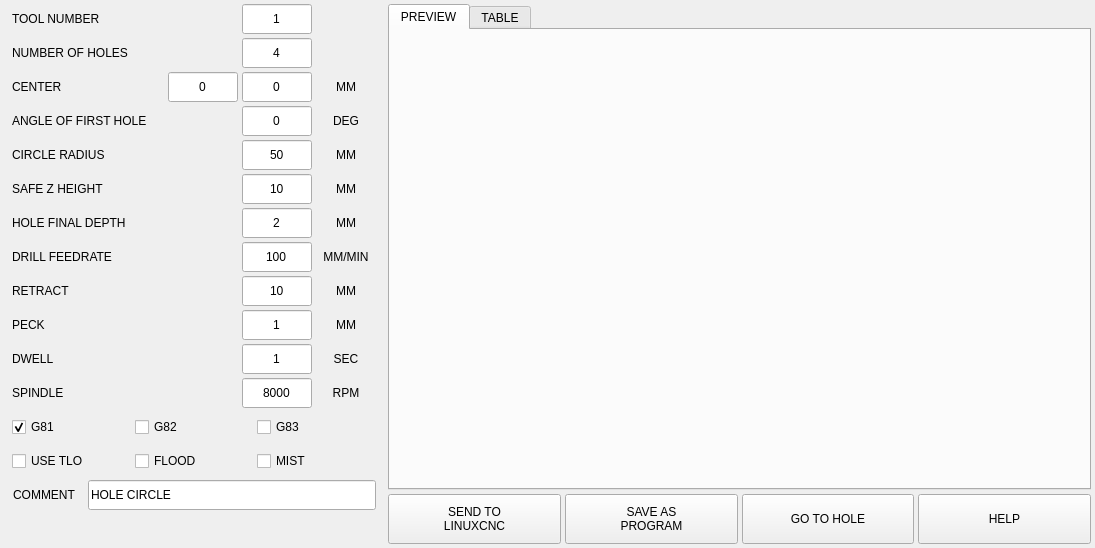
<?xml version="1.0" encoding="UTF-8"?>
<ui version="4.0">
 <class>Form</class>
 <widget class="QWidget" name="Form">
  <property name="geometry">
   <rect>
    <x>0</x>
    <y>0</y>
    <width>1095</width>
    <height>548</height>
   </rect>
  </property>
  <property name="windowTitle">
   <string>Form</string>
  </property>
  <layout class="QHBoxLayout" name="horizontalLayout_14" stretch="0,1">
   <property name="spacing">
    <number>4</number>
   </property>
   <property name="leftMargin">
    <number>0</number>
   </property>
   <property name="topMargin">
    <number>0</number>
   </property>
   <property name="rightMargin">
    <number>0</number>
   </property>
   <property name="bottomMargin">
    <number>0</number>
   </property>
   <item>
    <widget class="QWidget" name="widget_parameters" native="true">
     <property name="minimumSize">
      <size>
       <width>380</width>
       <height>0</height>
      </size>
     </property>
     <property name="maximumSize">
      <size>
       <width>380</width>
       <height>16777215</height>
      </size>
     </property>
     <layout class="QVBoxLayout" name="verticalLayout">
      <property name="spacing">
       <number>4</number>
      </property>
      <property name="leftMargin">
       <number>4</number>
      </property>
      <property name="topMargin">
       <number>4</number>
      </property>
      <property name="rightMargin">
       <number>4</number>
      </property>
      <property name="bottomMargin">
       <number>4</number>
      </property>
      <item>
       <layout class="QHBoxLayout" name="horizontalLayout_6">
        <property name="spacing">
         <number>4</number>
        </property>
        <property name="topMargin">
         <number>0</number>
        </property>
        <item>
         <widget class="QLabel" name="lbl_tool">
          <property name="minimumSize">
           <size>
            <width>0</width>
            <height>0</height>
           </size>
          </property>
          <property name="maximumSize">
           <size>
            <width>16777215</width>
            <height>16777215</height>
           </size>
          </property>
          <property name="text">
           <string>TOOL NUMBER</string>
          </property>
          <property name="indent">
           <number>8</number>
          </property>
         </widget>
        </item>
        <item>
         <widget class="QLineEdit" name="lineEdit_tool">
          <property name="sizePolicy">
           <sizepolicy hsizetype="Preferred" vsizetype="Preferred">
            <horstretch>0</horstretch>
            <verstretch>0</verstretch>
           </sizepolicy>
          </property>
          <property name="minimumSize">
           <size>
            <width>70</width>
            <height>30</height>
           </size>
          </property>
          <property name="maximumSize">
           <size>
            <width>70</width>
            <height>30</height>
           </size>
          </property>
          <property name="focusPolicy">
           <enum>Qt::ClickFocus</enum>
          </property>
          <property name="text">
           <string>1</string>
          </property>
          <property name="maxLength">
           <number>8</number>
          </property>
          <property name="alignment">
           <set>Qt::AlignCenter</set>
          </property>
         </widget>
        </item>
        <item>
         <widget class="QLabel" name="label_2">
          <property name="minimumSize">
           <size>
            <width>60</width>
            <height>24</height>
           </size>
          </property>
          <property name="maximumSize">
           <size>
            <width>60</width>
            <height>16777215</height>
           </size>
          </property>
          <property name="text">
           <string/>
          </property>
         </widget>
        </item>
       </layout>
      </item>
      <item>
       <layout class="QHBoxLayout" name="horizontalLayout_3">
        <property name="spacing">
         <number>4</number>
        </property>
        <property name="topMargin">
         <number>0</number>
        </property>
        <item>
         <widget class="QLabel" name="lbl_num_holes">
          <property name="minimumSize">
           <size>
            <width>0</width>
            <height>0</height>
           </size>
          </property>
          <property name="maximumSize">
           <size>
            <width>16777215</width>
            <height>16777215</height>
           </size>
          </property>
          <property name="text">
           <string>NUMBER OF HOLES</string>
          </property>
          <property name="indent">
           <number>8</number>
          </property>
         </widget>
        </item>
        <item>
         <widget class="QLineEdit" name="lineEdit_num_holes">
          <property name="sizePolicy">
           <sizepolicy hsizetype="Preferred" vsizetype="Preferred">
            <horstretch>0</horstretch>
            <verstretch>0</verstretch>
           </sizepolicy>
          </property>
          <property name="minimumSize">
           <size>
            <width>70</width>
            <height>30</height>
           </size>
          </property>
          <property name="maximumSize">
           <size>
            <width>70</width>
            <height>30</height>
           </size>
          </property>
          <property name="focusPolicy">
           <enum>Qt::ClickFocus</enum>
          </property>
          <property name="text">
           <string>4</string>
          </property>
          <property name="maxLength">
           <number>5</number>
          </property>
          <property name="alignment">
           <set>Qt::AlignCenter</set>
          </property>
         </widget>
        </item>
        <item>
         <widget class="QLabel" name="lbl_num_holes_2">
          <property name="sizePolicy">
           <sizepolicy hsizetype="Preferred" vsizetype="Preferred">
            <horstretch>0</horstretch>
            <verstretch>0</verstretch>
           </sizepolicy>
          </property>
          <property name="minimumSize">
           <size>
            <width>60</width>
            <height>24</height>
           </size>
          </property>
          <property name="maximumSize">
           <size>
            <width>60</width>
            <height>24</height>
           </size>
          </property>
          <property name="text">
           <string/>
          </property>
          <property name="scaledContents">
           <bool>true</bool>
          </property>
          <property name="alignment">
           <set>Qt::AlignCenter</set>
          </property>
         </widget>
        </item>
       </layout>
      </item>
      <item>
       <layout class="QHBoxLayout" name="horizontalLayout">
        <property name="spacing">
         <number>4</number>
        </property>
        <property name="topMargin">
         <number>0</number>
        </property>
        <item>
         <widget class="QLabel" name="label">
          <property name="minimumSize">
           <size>
            <width>0</width>
            <height>0</height>
           </size>
          </property>
          <property name="maximumSize">
           <size>
            <width>160</width>
            <height>16777215</height>
           </size>
          </property>
          <property name="text">
           <string>CENTER</string>
          </property>
          <property name="indent">
           <number>8</number>
          </property>
         </widget>
        </item>
        <item>
         <widget class="QLineEdit" name="lineEdit_center_x">
          <property name="sizePolicy">
           <sizepolicy hsizetype="Preferred" vsizetype="Preferred">
            <horstretch>0</horstretch>
            <verstretch>0</verstretch>
           </sizepolicy>
          </property>
          <property name="minimumSize">
           <size>
            <width>70</width>
            <height>30</height>
           </size>
          </property>
          <property name="maximumSize">
           <size>
            <width>70</width>
            <height>30</height>
           </size>
          </property>
          <property name="focusPolicy">
           <enum>Qt::ClickFocus</enum>
          </property>
          <property name="text">
           <string>0</string>
          </property>
          <property name="alignment">
           <set>Qt::AlignCenter</set>
          </property>
         </widget>
        </item>
        <item>
         <widget class="QLineEdit" name="lineEdit_center_y">
          <property name="sizePolicy">
           <sizepolicy hsizetype="Preferred" vsizetype="Preferred">
            <horstretch>0</horstretch>
            <verstretch>0</verstretch>
           </sizepolicy>
          </property>
          <property name="minimumSize">
           <size>
            <width>70</width>
            <height>30</height>
           </size>
          </property>
          <property name="maximumSize">
           <size>
            <width>70</width>
            <height>30</height>
           </size>
          </property>
          <property name="focusPolicy">
           <enum>Qt::ClickFocus</enum>
          </property>
          <property name="text">
           <string>0</string>
          </property>
          <property name="alignment">
           <set>Qt::AlignCenter</set>
          </property>
         </widget>
        </item>
        <item>
         <widget class="QLabel" name="lbl_center_unit">
          <property name="minimumSize">
           <size>
            <width>60</width>
            <height>24</height>
           </size>
          </property>
          <property name="maximumSize">
           <size>
            <width>60</width>
            <height>24</height>
           </size>
          </property>
          <property name="text">
           <string>MM</string>
          </property>
          <property name="alignment">
           <set>Qt::AlignCenter</set>
          </property>
         </widget>
        </item>
       </layout>
      </item>
      <item>
       <layout class="QHBoxLayout" name="horizontalLayout_16">
        <property name="spacing">
         <number>4</number>
        </property>
        <property name="topMargin">
         <number>0</number>
        </property>
        <item>
         <widget class="QLabel" name="lbl_first">
          <property name="minimumSize">
           <size>
            <width>0</width>
            <height>0</height>
           </size>
          </property>
          <property name="maximumSize">
           <size>
            <width>16777215</width>
            <height>16777215</height>
           </size>
          </property>
          <property name="toolTip">
           <string>Tool to use for facing</string>
          </property>
          <property name="text">
           <string>ANGLE OF FIRST HOLE</string>
          </property>
          <property name="indent">
           <number>8</number>
          </property>
         </widget>
        </item>
        <item>
         <widget class="QLineEdit" name="lineEdit_first">
          <property name="sizePolicy">
           <sizepolicy hsizetype="Preferred" vsizetype="Preferred">
            <horstretch>0</horstretch>
            <verstretch>0</verstretch>
           </sizepolicy>
          </property>
          <property name="minimumSize">
           <size>
            <width>70</width>
            <height>30</height>
           </size>
          </property>
          <property name="maximumSize">
           <size>
            <width>70</width>
            <height>30</height>
           </size>
          </property>
          <property name="focusPolicy">
           <enum>Qt::ClickFocus</enum>
          </property>
          <property name="toolTip">
           <string/>
          </property>
          <property name="text">
           <string>0</string>
          </property>
          <property name="maxLength">
           <number>6</number>
          </property>
          <property name="alignment">
           <set>Qt::AlignCenter</set>
          </property>
         </widget>
        </item>
        <item>
         <widget class="QLabel" name="lbl_first_unit">
          <property name="sizePolicy">
           <sizepolicy hsizetype="Preferred" vsizetype="Preferred">
            <horstretch>0</horstretch>
            <verstretch>0</verstretch>
           </sizepolicy>
          </property>
          <property name="minimumSize">
           <size>
            <width>60</width>
            <height>24</height>
           </size>
          </property>
          <property name="maximumSize">
           <size>
            <width>60</width>
            <height>24</height>
           </size>
          </property>
          <property name="text">
           <string>DEG</string>
          </property>
          <property name="scaledContents">
           <bool>true</bool>
          </property>
          <property name="alignment">
           <set>Qt::AlignCenter</set>
          </property>
         </widget>
        </item>
       </layout>
      </item>
      <item>
       <layout class="QHBoxLayout" name="horizontalLayout_7">
        <property name="spacing">
         <number>4</number>
        </property>
        <property name="topMargin">
         <number>0</number>
        </property>
        <item>
         <widget class="QLabel" name="lbl_radius">
          <property name="minimumSize">
           <size>
            <width>0</width>
            <height>0</height>
           </size>
          </property>
          <property name="maximumSize">
           <size>
            <width>16777215</width>
            <height>16777215</height>
           </size>
          </property>
          <property name="text">
           <string>CIRCLE RADIUS</string>
          </property>
          <property name="indent">
           <number>8</number>
          </property>
         </widget>
        </item>
        <item>
         <widget class="QLineEdit" name="lineEdit_radius">
          <property name="sizePolicy">
           <sizepolicy hsizetype="Preferred" vsizetype="Preferred">
            <horstretch>0</horstretch>
            <verstretch>0</verstretch>
           </sizepolicy>
          </property>
          <property name="minimumSize">
           <size>
            <width>70</width>
            <height>30</height>
           </size>
          </property>
          <property name="maximumSize">
           <size>
            <width>70</width>
            <height>30</height>
           </size>
          </property>
          <property name="focusPolicy">
           <enum>Qt::ClickFocus</enum>
          </property>
          <property name="text">
           <string>50</string>
          </property>
          <property name="maxLength">
           <number>6</number>
          </property>
          <property name="alignment">
           <set>Qt::AlignCenter</set>
          </property>
         </widget>
        </item>
        <item>
         <widget class="QLabel" name="lbl_radius_unit">
          <property name="sizePolicy">
           <sizepolicy hsizetype="Preferred" vsizetype="Preferred">
            <horstretch>0</horstretch>
            <verstretch>0</verstretch>
           </sizepolicy>
          </property>
          <property name="minimumSize">
           <size>
            <width>60</width>
            <height>24</height>
           </size>
          </property>
          <property name="maximumSize">
           <size>
            <width>60</width>
            <height>24</height>
           </size>
          </property>
          <property name="text">
           <string>MM</string>
          </property>
          <property name="scaledContents">
           <bool>true</bool>
          </property>
          <property name="alignment">
           <set>Qt::AlignCenter</set>
          </property>
         </widget>
        </item>
       </layout>
      </item>
      <item>
       <layout class="QHBoxLayout" name="horizontalLayout_8">
        <property name="spacing">
         <number>4</number>
        </property>
        <property name="topMargin">
         <number>0</number>
        </property>
        <item>
         <widget class="QLabel" name="lbl_safe_z">
          <property name="minimumSize">
           <size>
            <width>0</width>
            <height>0</height>
           </size>
          </property>
          <property name="maximumSize">
           <size>
            <width>16777215</width>
            <height>16777215</height>
           </size>
          </property>
          <property name="text">
           <string>SAFE Z HEIGHT</string>
          </property>
          <property name="indent">
           <number>8</number>
          </property>
         </widget>
        </item>
        <item>
         <widget class="QLineEdit" name="lineEdit_safe_z">
          <property name="sizePolicy">
           <sizepolicy hsizetype="Preferred" vsizetype="Preferred">
            <horstretch>0</horstretch>
            <verstretch>0</verstretch>
           </sizepolicy>
          </property>
          <property name="minimumSize">
           <size>
            <width>70</width>
            <height>30</height>
           </size>
          </property>
          <property name="maximumSize">
           <size>
            <width>70</width>
            <height>30</height>
           </size>
          </property>
          <property name="focusPolicy">
           <enum>Qt::ClickFocus</enum>
          </property>
          <property name="text">
           <string>10</string>
          </property>
          <property name="maxLength">
           <number>4</number>
          </property>
          <property name="alignment">
           <set>Qt::AlignCenter</set>
          </property>
         </widget>
        </item>
        <item>
         <widget class="QLabel" name="lbl_safe_z_unit">
          <property name="sizePolicy">
           <sizepolicy hsizetype="Preferred" vsizetype="Preferred">
            <horstretch>0</horstretch>
            <verstretch>0</verstretch>
           </sizepolicy>
          </property>
          <property name="minimumSize">
           <size>
            <width>60</width>
            <height>24</height>
           </size>
          </property>
          <property name="maximumSize">
           <size>
            <width>60</width>
            <height>24</height>
           </size>
          </property>
          <property name="text">
           <string>MM</string>
          </property>
          <property name="scaledContents">
           <bool>true</bool>
          </property>
          <property name="alignment">
           <set>Qt::AlignCenter</set>
          </property>
         </widget>
        </item>
       </layout>
      </item>
      <item>
       <layout class="QHBoxLayout" name="horizontalLayout_11">
        <property name="spacing">
         <number>4</number>
        </property>
        <property name="topMargin">
         <number>0</number>
        </property>
        <item>
         <widget class="QLabel" name="lbl_depth">
          <property name="minimumSize">
           <size>
            <width>0</width>
            <height>0</height>
           </size>
          </property>
          <property name="maximumSize">
           <size>
            <width>16777215</width>
            <height>16777215</height>
           </size>
          </property>
          <property name="text">
           <string>HOLE FINAL DEPTH</string>
          </property>
          <property name="indent">
           <number>8</number>
          </property>
         </widget>
        </item>
        <item>
         <widget class="QLineEdit" name="lineEdit_depth">
          <property name="sizePolicy">
           <sizepolicy hsizetype="Preferred" vsizetype="Preferred">
            <horstretch>0</horstretch>
            <verstretch>0</verstretch>
           </sizepolicy>
          </property>
          <property name="minimumSize">
           <size>
            <width>70</width>
            <height>30</height>
           </size>
          </property>
          <property name="maximumSize">
           <size>
            <width>70</width>
            <height>30</height>
           </size>
          </property>
          <property name="focusPolicy">
           <enum>Qt::ClickFocus</enum>
          </property>
          <property name="text">
           <string>2</string>
          </property>
          <property name="alignment">
           <set>Qt::AlignCenter</set>
          </property>
         </widget>
        </item>
        <item>
         <widget class="QLabel" name="lbl_depth_unit">
          <property name="sizePolicy">
           <sizepolicy hsizetype="Preferred" vsizetype="Preferred">
            <horstretch>0</horstretch>
            <verstretch>0</verstretch>
           </sizepolicy>
          </property>
          <property name="minimumSize">
           <size>
            <width>60</width>
            <height>24</height>
           </size>
          </property>
          <property name="maximumSize">
           <size>
            <width>60</width>
            <height>24</height>
           </size>
          </property>
          <property name="text">
           <string>MM</string>
          </property>
          <property name="scaledContents">
           <bool>true</bool>
          </property>
          <property name="alignment">
           <set>Qt::AlignCenter</set>
          </property>
         </widget>
        </item>
       </layout>
      </item>
      <item>
       <layout class="QHBoxLayout" name="horizontalLayout_4">
        <property name="spacing">
         <number>4</number>
        </property>
        <property name="topMargin">
         <number>0</number>
        </property>
        <item>
         <widget class="QLabel" name="lbl_drill_feed">
          <property name="maximumSize">
           <size>
            <width>16777215</width>
            <height>16777215</height>
           </size>
          </property>
          <property name="text">
           <string>DRILL FEEDRATE</string>
          </property>
          <property name="indent">
           <number>8</number>
          </property>
         </widget>
        </item>
        <item>
         <widget class="QLineEdit" name="lineEdit_drill_feed">
          <property name="sizePolicy">
           <sizepolicy hsizetype="Preferred" vsizetype="Preferred">
            <horstretch>0</horstretch>
            <verstretch>0</verstretch>
           </sizepolicy>
          </property>
          <property name="minimumSize">
           <size>
            <width>70</width>
            <height>30</height>
           </size>
          </property>
          <property name="maximumSize">
           <size>
            <width>70</width>
            <height>30</height>
           </size>
          </property>
          <property name="focusPolicy">
           <enum>Qt::ClickFocus</enum>
          </property>
          <property name="text">
           <string>100</string>
          </property>
          <property name="maxLength">
           <number>10</number>
          </property>
          <property name="alignment">
           <set>Qt::AlignCenter</set>
          </property>
         </widget>
        </item>
        <item>
         <widget class="QLabel" name="lbl_drill_feed_unit">
          <property name="sizePolicy">
           <sizepolicy hsizetype="Preferred" vsizetype="Preferred">
            <horstretch>0</horstretch>
            <verstretch>0</verstretch>
           </sizepolicy>
          </property>
          <property name="minimumSize">
           <size>
            <width>60</width>
            <height>24</height>
           </size>
          </property>
          <property name="maximumSize">
           <size>
            <width>60</width>
            <height>24</height>
           </size>
          </property>
          <property name="text">
           <string>MM/MIN</string>
          </property>
          <property name="scaledContents">
           <bool>true</bool>
          </property>
          <property name="alignment">
           <set>Qt::AlignCenter</set>
          </property>
         </widget>
        </item>
       </layout>
      </item>
      <item>
       <layout class="QHBoxLayout" name="horizontalLayout_15">
        <property name="spacing">
         <number>4</number>
        </property>
        <property name="topMargin">
         <number>0</number>
        </property>
        <item>
         <widget class="QLabel" name="label_3">
          <property name="text">
           <string>RETRACT</string>
          </property>
          <property name="indent">
           <number>8</number>
          </property>
         </widget>
        </item>
        <item>
         <widget class="QLineEdit" name="lineEdit_retract">
          <property name="sizePolicy">
           <sizepolicy hsizetype="Preferred" vsizetype="Preferred">
            <horstretch>0</horstretch>
            <verstretch>0</verstretch>
           </sizepolicy>
          </property>
          <property name="minimumSize">
           <size>
            <width>70</width>
            <height>30</height>
           </size>
          </property>
          <property name="maximumSize">
           <size>
            <width>70</width>
            <height>30</height>
           </size>
          </property>
          <property name="focusPolicy">
           <enum>Qt::ClickFocus</enum>
          </property>
          <property name="text">
           <string>10</string>
          </property>
          <property name="alignment">
           <set>Qt::AlignCenter</set>
          </property>
         </widget>
        </item>
        <item>
         <widget class="QLabel" name="lbl_retract_unit">
          <property name="minimumSize">
           <size>
            <width>60</width>
            <height>0</height>
           </size>
          </property>
          <property name="maximumSize">
           <size>
            <width>60</width>
            <height>16777215</height>
           </size>
          </property>
          <property name="text">
           <string>MM</string>
          </property>
          <property name="alignment">
           <set>Qt::AlignCenter</set>
          </property>
         </widget>
        </item>
       </layout>
      </item>
      <item>
       <layout class="QHBoxLayout" name="horizontalLayout_18">
        <property name="spacing">
         <number>4</number>
        </property>
        <property name="topMargin">
         <number>0</number>
        </property>
        <item>
         <widget class="QLabel" name="label_6">
          <property name="text">
           <string>PECK</string>
          </property>
          <property name="indent">
           <number>8</number>
          </property>
         </widget>
        </item>
        <item>
         <widget class="QLineEdit" name="lineEdit_peck">
          <property name="sizePolicy">
           <sizepolicy hsizetype="Preferred" vsizetype="Preferred">
            <horstretch>0</horstretch>
            <verstretch>0</verstretch>
           </sizepolicy>
          </property>
          <property name="minimumSize">
           <size>
            <width>70</width>
            <height>30</height>
           </size>
          </property>
          <property name="maximumSize">
           <size>
            <width>70</width>
            <height>30</height>
           </size>
          </property>
          <property name="text">
           <string>1</string>
          </property>
          <property name="alignment">
           <set>Qt::AlignCenter</set>
          </property>
         </widget>
        </item>
        <item>
         <widget class="QLabel" name="lbl_peck_unit">
          <property name="minimumSize">
           <size>
            <width>60</width>
            <height>30</height>
           </size>
          </property>
          <property name="maximumSize">
           <size>
            <width>60</width>
            <height>30</height>
           </size>
          </property>
          <property name="text">
           <string>MM</string>
          </property>
          <property name="alignment">
           <set>Qt::AlignCenter</set>
          </property>
         </widget>
        </item>
       </layout>
      </item>
      <item>
       <layout class="QHBoxLayout" name="horizontalLayout_17">
        <property name="spacing">
         <number>4</number>
        </property>
        <property name="topMargin">
         <number>0</number>
        </property>
        <item>
         <widget class="QLabel" name="label_4">
          <property name="text">
           <string>DWELL</string>
          </property>
          <property name="indent">
           <number>8</number>
          </property>
         </widget>
        </item>
        <item>
         <widget class="QLineEdit" name="lineEdit_dwell">
          <property name="sizePolicy">
           <sizepolicy hsizetype="Preferred" vsizetype="Preferred">
            <horstretch>0</horstretch>
            <verstretch>0</verstretch>
           </sizepolicy>
          </property>
          <property name="minimumSize">
           <size>
            <width>70</width>
            <height>30</height>
           </size>
          </property>
          <property name="maximumSize">
           <size>
            <width>70</width>
            <height>30</height>
           </size>
          </property>
          <property name="focusPolicy">
           <enum>Qt::ClickFocus</enum>
          </property>
          <property name="text">
           <string>1</string>
          </property>
          <property name="alignment">
           <set>Qt::AlignCenter</set>
          </property>
         </widget>
        </item>
        <item>
         <widget class="QLabel" name="label_5">
          <property name="minimumSize">
           <size>
            <width>60</width>
            <height>0</height>
           </size>
          </property>
          <property name="maximumSize">
           <size>
            <width>60</width>
            <height>16777215</height>
           </size>
          </property>
          <property name="text">
           <string>SEC</string>
          </property>
          <property name="alignment">
           <set>Qt::AlignCenter</set>
          </property>
         </widget>
        </item>
       </layout>
      </item>
      <item>
       <layout class="QHBoxLayout" name="horizontalLayout_10">
        <property name="spacing">
         <number>4</number>
        </property>
        <property name="topMargin">
         <number>0</number>
        </property>
        <item>
         <widget class="QLabel" name="lbl_spindle">
          <property name="maximumSize">
           <size>
            <width>16777215</width>
            <height>16777215</height>
           </size>
          </property>
          <property name="text">
           <string>SPINDLE</string>
          </property>
          <property name="indent">
           <number>8</number>
          </property>
         </widget>
        </item>
        <item>
         <widget class="QLineEdit" name="lineEdit_spindle">
          <property name="sizePolicy">
           <sizepolicy hsizetype="Preferred" vsizetype="Preferred">
            <horstretch>0</horstretch>
            <verstretch>0</verstretch>
           </sizepolicy>
          </property>
          <property name="minimumSize">
           <size>
            <width>70</width>
            <height>30</height>
           </size>
          </property>
          <property name="maximumSize">
           <size>
            <width>70</width>
            <height>30</height>
           </size>
          </property>
          <property name="focusPolicy">
           <enum>Qt::ClickFocus</enum>
          </property>
          <property name="text">
           <string>8000</string>
          </property>
          <property name="maxLength">
           <number>8</number>
          </property>
          <property name="alignment">
           <set>Qt::AlignCenter</set>
          </property>
         </widget>
        </item>
        <item>
         <widget class="QLabel" name="lbl_spindle_2">
          <property name="sizePolicy">
           <sizepolicy hsizetype="Preferred" vsizetype="Preferred">
            <horstretch>0</horstretch>
            <verstretch>0</verstretch>
           </sizepolicy>
          </property>
          <property name="minimumSize">
           <size>
            <width>60</width>
            <height>24</height>
           </size>
          </property>
          <property name="maximumSize">
           <size>
            <width>60</width>
            <height>24</height>
           </size>
          </property>
          <property name="text">
           <string>RPM</string>
          </property>
          <property name="scaledContents">
           <bool>true</bool>
          </property>
          <property name="alignment">
           <set>Qt::AlignCenter</set>
          </property>
         </widget>
        </item>
       </layout>
      </item>
      <item>
       <layout class="QHBoxLayout" name="horizontalLayout_13">
        <property name="spacing">
         <number>4</number>
        </property>
        <property name="leftMargin">
         <number>8</number>
        </property>
        <property name="topMargin">
         <number>0</number>
        </property>
        <item>
         <widget class="QCheckBox" name="chk_g81">
          <property name="sizePolicy">
           <sizepolicy hsizetype="Preferred" vsizetype="Preferred">
            <horstretch>0</horstretch>
            <verstretch>0</verstretch>
           </sizepolicy>
          </property>
          <property name="minimumSize">
           <size>
            <width>0</width>
            <height>30</height>
           </size>
          </property>
          <property name="maximumSize">
           <size>
            <width>16777215</width>
            <height>30</height>
           </size>
          </property>
          <property name="focusPolicy">
           <enum>Qt::ClickFocus</enum>
          </property>
          <property name="toolTip">
           <string>Drill to final depth, retract</string>
          </property>
          <property name="text">
           <string>G81</string>
          </property>
          <property name="checked">
           <bool>true</bool>
          </property>
          <property name="autoExclusive">
           <bool>true</bool>
          </property>
         </widget>
        </item>
        <item>
         <widget class="QCheckBox" name="chk_g82">
          <property name="sizePolicy">
           <sizepolicy hsizetype="Preferred" vsizetype="Preferred">
            <horstretch>0</horstretch>
            <verstretch>0</verstretch>
           </sizepolicy>
          </property>
          <property name="minimumSize">
           <size>
            <width>0</width>
            <height>30</height>
           </size>
          </property>
          <property name="maximumSize">
           <size>
            <width>16777215</width>
            <height>30</height>
           </size>
          </property>
          <property name="focusPolicy">
           <enum>Qt::ClickFocus</enum>
          </property>
          <property name="toolTip">
           <string>Drill to final depth, dwell, retract</string>
          </property>
          <property name="text">
           <string>G82</string>
          </property>
          <property name="autoExclusive">
           <bool>true</bool>
          </property>
         </widget>
        </item>
        <item>
         <widget class="QCheckBox" name="chk_g83">
          <property name="sizePolicy">
           <sizepolicy hsizetype="Preferred" vsizetype="Preferred">
            <horstretch>0</horstretch>
            <verstretch>0</verstretch>
           </sizepolicy>
          </property>
          <property name="minimumSize">
           <size>
            <width>0</width>
            <height>30</height>
           </size>
          </property>
          <property name="maximumSize">
           <size>
            <width>16777215</width>
            <height>30</height>
           </size>
          </property>
          <property name="focusPolicy">
           <enum>Qt::ClickFocus</enum>
          </property>
          <property name="toolTip">
           <string>Drill incrementally, retract by peck depth, repeat until final depth, retract</string>
          </property>
          <property name="text">
           <string>G83</string>
          </property>
          <property name="autoExclusive">
           <bool>true</bool>
          </property>
         </widget>
        </item>
       </layout>
      </item>
      <item>
       <layout class="QHBoxLayout" name="horizontalLayout_5">
        <property name="spacing">
         <number>4</number>
        </property>
        <property name="leftMargin">
         <number>8</number>
        </property>
        <property name="topMargin">
         <number>0</number>
        </property>
        <item>
         <widget class="QCheckBox" name="chk_use_tlo">
          <property name="sizePolicy">
           <sizepolicy hsizetype="Preferred" vsizetype="Preferred">
            <horstretch>0</horstretch>
            <verstretch>0</verstretch>
           </sizepolicy>
          </property>
          <property name="minimumSize">
           <size>
            <width>0</width>
            <height>30</height>
           </size>
          </property>
          <property name="maximumSize">
           <size>
            <width>16777215</width>
            <height>30</height>
           </size>
          </property>
          <property name="focusPolicy">
           <enum>Qt::ClickFocus</enum>
          </property>
          <property name="toolTip">
           <string>Apply tool length offset to Z values</string>
          </property>
          <property name="text">
           <string>USE TLO</string>
          </property>
         </widget>
        </item>
        <item>
         <widget class="QCheckBox" name="chk_flood">
          <property name="sizePolicy">
           <sizepolicy hsizetype="Preferred" vsizetype="Preferred">
            <horstretch>0</horstretch>
            <verstretch>0</verstretch>
           </sizepolicy>
          </property>
          <property name="minimumSize">
           <size>
            <width>0</width>
            <height>30</height>
           </size>
          </property>
          <property name="maximumSize">
           <size>
            <width>16777215</width>
            <height>30</height>
           </size>
          </property>
          <property name="focusPolicy">
           <enum>Qt::ClickFocus</enum>
          </property>
          <property name="text">
           <string>FLOOD</string>
          </property>
         </widget>
        </item>
        <item>
         <widget class="QCheckBox" name="chk_mist">
          <property name="sizePolicy">
           <sizepolicy hsizetype="Preferred" vsizetype="Preferred">
            <horstretch>0</horstretch>
            <verstretch>0</verstretch>
           </sizepolicy>
          </property>
          <property name="minimumSize">
           <size>
            <width>0</width>
            <height>30</height>
           </size>
          </property>
          <property name="maximumSize">
           <size>
            <width>16777215</width>
            <height>30</height>
           </size>
          </property>
          <property name="focusPolicy">
           <enum>Qt::ClickFocus</enum>
          </property>
          <property name="text">
           <string>MIST</string>
          </property>
         </widget>
        </item>
       </layout>
      </item>
      <item>
       <layout class="QHBoxLayout" name="horizontalLayout_9">
        <property name="spacing">
         <number>4</number>
        </property>
        <property name="topMargin">
         <number>0</number>
        </property>
        <item>
         <widget class="QLabel" name="lbl_comment">
          <property name="minimumSize">
           <size>
            <width>80</width>
            <height>0</height>
           </size>
          </property>
          <property name="maximumSize">
           <size>
            <width>80</width>
            <height>16777215</height>
           </size>
          </property>
          <property name="toolTip">
           <string>Comment for gcode file</string>
          </property>
          <property name="text">
           <string>COMMENT</string>
          </property>
          <property name="alignment">
           <set>Qt::AlignCenter</set>
          </property>
          <property name="indent">
           <number>8</number>
          </property>
         </widget>
        </item>
        <item>
         <widget class="QLineEdit" name="lineEdit_comment">
          <property name="sizePolicy">
           <sizepolicy hsizetype="Preferred" vsizetype="Preferred">
            <horstretch>0</horstretch>
            <verstretch>0</verstretch>
           </sizepolicy>
          </property>
          <property name="minimumSize">
           <size>
            <width>0</width>
            <height>30</height>
           </size>
          </property>
          <property name="maximumSize">
           <size>
            <width>16777215</width>
            <height>30</height>
           </size>
          </property>
          <property name="focusPolicy">
           <enum>Qt::ClickFocus</enum>
          </property>
          <property name="toolTip">
           <string/>
          </property>
          <property name="text">
           <string>HOLE CIRCLE</string>
          </property>
          <property name="maxLength">
           <number>40</number>
          </property>
         </widget>
        </item>
       </layout>
      </item>
      <item>
       <spacer name="verticalSpacer">
        <property name="orientation">
         <enum>Qt::Vertical</enum>
        </property>
        <property name="sizeHint" stdset="0">
         <size>
          <width>20</width>
          <height>40</height>
         </size>
        </property>
       </spacer>
      </item>
     </layout>
    </widget>
   </item>
   <item>
    <layout class="QVBoxLayout" name="verticalLayout_2" stretch="0,0">
     <property name="spacing">
      <number>4</number>
     </property>
     <property name="leftMargin">
      <number>4</number>
     </property>
     <property name="topMargin">
      <number>4</number>
     </property>
     <property name="rightMargin">
      <number>4</number>
     </property>
     <property name="bottomMargin">
      <number>4</number>
     </property>
     <item>
      <widget class="QTabWidget" name="tabWidget_hole_circle">
       <property name="currentIndex">
        <number>0</number>
       </property>
       <widget class="QWidget" name="tab_preview">
        <attribute name="title">
         <string>PREVIEW</string>
        </attribute>
        <layout class="QVBoxLayout" name="verticalLayout_3">
         <item>
          <layout class="QHBoxLayout" name="layout_preview">
           <property name="spacing">
            <number>4</number>
           </property>
           <property name="topMargin">
            <number>0</number>
           </property>
           <property name="rightMargin">
            <number>0</number>
           </property>
           <property name="bottomMargin">
            <number>0</number>
           </property>
          </layout>
         </item>
        </layout>
       </widget>
       <widget class="QWidget" name="tab_table">
        <attribute name="title">
         <string>TABLE</string>
        </attribute>
        <layout class="QVBoxLayout" name="verticalLayout_4">
         <item alignment="Qt::AlignHCenter">
          <widget class="QTableView" name="table_hole_circle">
           <property name="sizePolicy">
            <sizepolicy hsizetype="Preferred" vsizetype="Expanding">
             <horstretch>0</horstretch>
             <verstretch>0</verstretch>
            </sizepolicy>
           </property>
           <property name="minimumSize">
            <size>
             <width>440</width>
             <height>0</height>
            </size>
           </property>
           <property name="maximumSize">
            <size>
             <width>440</width>
             <height>16777215</height>
            </size>
           </property>
           <property name="focusPolicy">
            <enum>Qt::ClickFocus</enum>
           </property>
           <property name="editTriggers">
            <set>QAbstractItemView::NoEditTriggers</set>
           </property>
           <attribute name="verticalHeaderVisible">
            <bool>false</bool>
           </attribute>
          </widget>
         </item>
        </layout>
       </widget>
      </widget>
     </item>
     <item>
      <layout class="QHBoxLayout" name="horizontalLayout_12">
       <property name="spacing">
        <number>4</number>
       </property>
       <property name="topMargin">
        <number>0</number>
       </property>
       <item>
        <widget class="QPushButton" name="btn_send">
         <property name="sizePolicy">
          <sizepolicy hsizetype="Preferred" vsizetype="Preferred">
           <horstretch>0</horstretch>
           <verstretch>0</verstretch>
          </sizepolicy>
         </property>
         <property name="minimumSize">
          <size>
           <width>0</width>
           <height>50</height>
          </size>
         </property>
         <property name="maximumSize">
          <size>
           <width>16777215</width>
           <height>50</height>
          </size>
         </property>
         <property name="toolTip">
          <string>Create temporary macro and load in linuxcnc</string>
         </property>
         <property name="text">
          <string>SEND TO
LINUXCNC</string>
         </property>
        </widget>
       </item>
       <item>
        <widget class="QPushButton" name="btn_save">
         <property name="sizePolicy">
          <sizepolicy hsizetype="Preferred" vsizetype="Preferred">
           <horstretch>0</horstretch>
           <verstretch>0</verstretch>
          </sizepolicy>
         </property>
         <property name="minimumSize">
          <size>
           <width>0</width>
           <height>50</height>
          </size>
         </property>
         <property name="maximumSize">
          <size>
           <width>16777215</width>
           <height>50</height>
          </size>
         </property>
         <property name="toolTip">
          <string>Create program and save to file</string>
         </property>
         <property name="text">
          <string>SAVE AS
PROGRAM</string>
         </property>
        </widget>
       </item>
       <item>
        <widget class="QPushButton" name="btn_goto_hole">
         <property name="sizePolicy">
          <sizepolicy hsizetype="Preferred" vsizetype="Preferred">
           <horstretch>0</horstretch>
           <verstretch>0</verstretch>
          </sizepolicy>
         </property>
         <property name="minimumSize">
          <size>
           <width>0</width>
           <height>50</height>
          </size>
         </property>
         <property name="maximumSize">
          <size>
           <width>16777215</width>
           <height>50</height>
          </size>
         </property>
         <property name="text">
          <string>GO TO HOLE</string>
         </property>
        </widget>
       </item>
       <item>
        <widget class="QPushButton" name="btn_help">
         <property name="sizePolicy">
          <sizepolicy hsizetype="Preferred" vsizetype="Preferred">
           <horstretch>0</horstretch>
           <verstretch>0</verstretch>
          </sizepolicy>
         </property>
         <property name="minimumSize">
          <size>
           <width>0</width>
           <height>50</height>
          </size>
         </property>
         <property name="maximumSize">
          <size>
           <width>16777215</width>
           <height>50</height>
          </size>
         </property>
         <property name="toolTip">
          <string>Opens a help dialog box</string>
         </property>
         <property name="text">
          <string>HELP</string>
         </property>
         <property name="checkable">
          <bool>false</bool>
         </property>
        </widget>
       </item>
      </layout>
     </item>
    </layout>
   </item>
  </layout>
 </widget>
 <resources/>
 <connections/>
 <slots>
  <slot>validate()</slot>
  <slot>create_program()</slot>
  <slot>units_changed()</slot>
  <slot>raster_changed()</slot>
  <slot>btn_help_clicked()</slot>
 </slots>
</ui>
